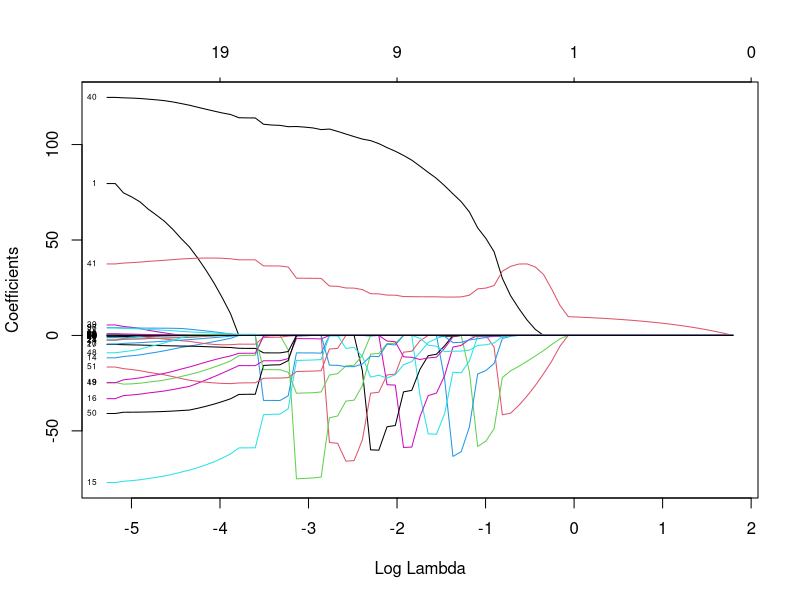
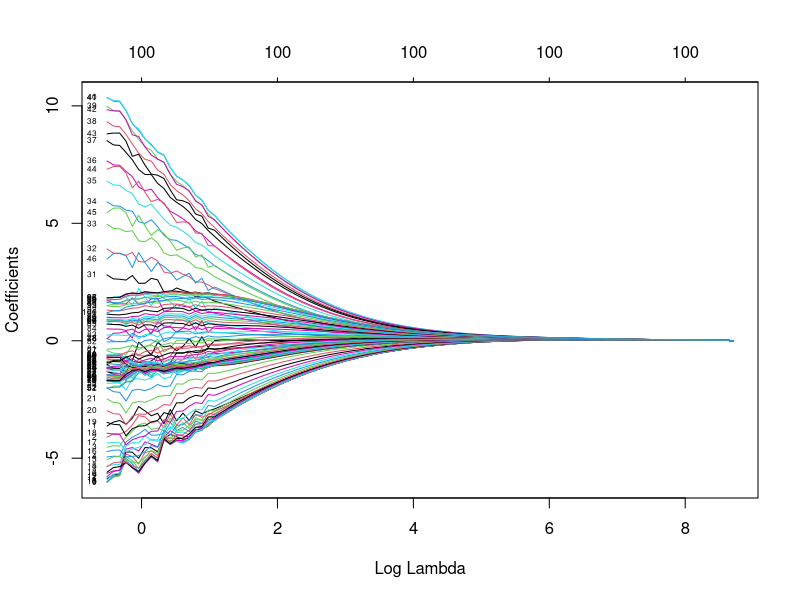
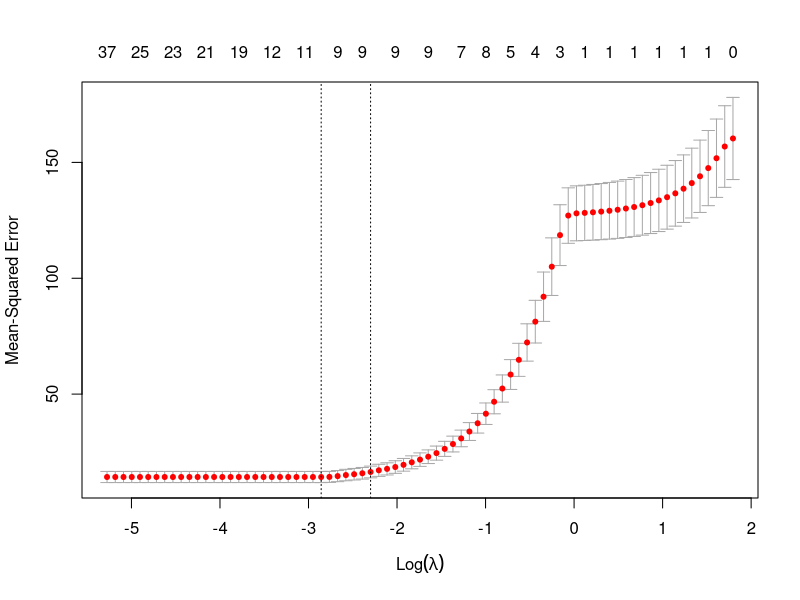
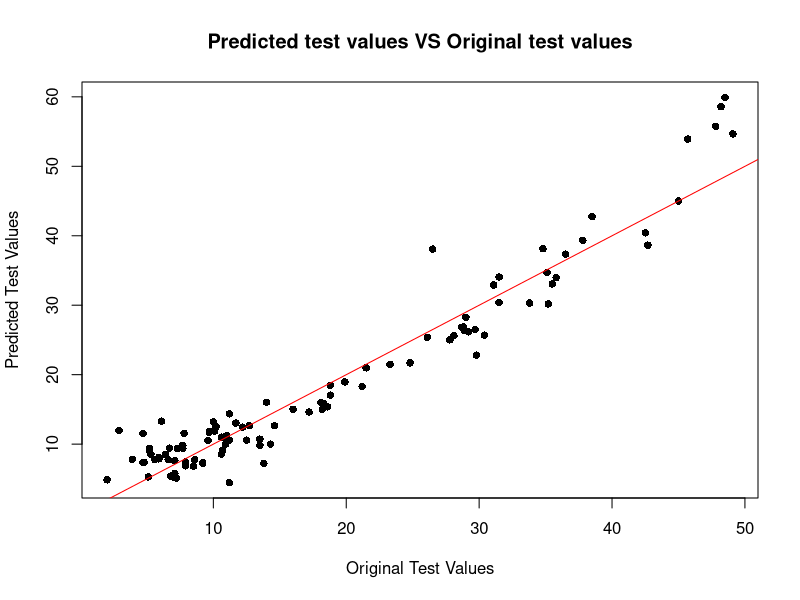

The R script that drew these images, in order:
library(glmnet)
library(dplyr) 

#Read data from csv file
tecator = read.csv("tecator.csv", header = TRUE)


#Spliting data 50%/50% between training and testing
n <- dim(tecator)[1]
set.seed(12345)
id <- sample(1:n, floor(n * 0.5))
trainingData <- tecator[id, ]
testData <- tecator[-id, ]

#Removing unessecary columns from the training & test data such as sample and others
trainingData = trainingData  %>% select(2:102)
testData = testData  %>% select(2:102)


##### Task 1 #####
#################

#Create a linear model 
m1 = lm(Fat~., data=trainingData)
summary(m1) #displays the model coefficients

#make predictions on training and test data
pred_training = predict(m1, trainingData)
pred_test = predict(m1, testData)

#Calculate Mean Square Error, by comparing predicted values with real values
MSE_training = mean((trainingData$Fat - pred_training)^2)
MSE_test = mean((testData$Fat - pred_test)^2)


##### Task 2 #####
#################


#Cost function = RSS + lambda * sum (|beta|)
#cost = Mean((trainingData$Fat - pred_training)^2) + lambda * sum(abs(coef(m1)))

##### Task 3 #####
#################

#Splitting the training data in x (predictors) and y (target)
x =as.matrix(trainingData %>% select(1:100))
y = as.matrix(trainingData$Fat)

#fitting a lasso regression model to the test data
m_lasso=glmnet(x, y,family="gaussian", alpha=1)



#plotting the fitted lasso regression model
plot(m_lasso, xvar = "lambda", label = TRUE)



# It looks from the plot that lambda can have values from 0.4 to 0.9 

##### Task 4 #####
#################

m_ridge=glmnet(x, y,family="gaussian", alpha=0)

plot(m_ridge, xvar = "lambda", label = TRUE)

##### Task 5 #####
#################
#creating a lasso regression model using cross validation
cv_lasso = cv.glmnet(x, y, family = "gaussian", alpha = 1)

#Plotting the Mean Square Error for different values of lambdas 
plot(cv_lasso, xvar = "lamba", lable = TRUE)

#setting opt_lambda to the lambda which produces the lowest cost 
opt_lambda = cv_lasso$lambda.min
cat("Optimal lambda:", opt_lambda, "\n")


#Calculating all how many coefficients that are not zero when using the optimal lambda, minus one due to intercept
num_variables = sum(coef(cv_lasso, s = opt_lambda) != 0) - 1

cat("Number of Variables Chosen:", num_variables, "\n")

#Splitting the test data in x (predictors) and y (target)
x_test = as.matrix(testData %>% select(1:100))
y_test = as.matrix(testData$Fat)

# using the optimal lambda to make predictions on the test data
lasso_test_pred = predict(cv_lasso, newx = x_test, s = opt_lambda)

#plotting the predicted values vs the true values
plot(y_test, lasso_test_pred, xlab = "Original Test Values", ylab = "Predicted Test Values", main = "Predicted test values VS Original test values", pch = 16)

#adding a line y = x line which is when the predicted value = the true value
abline(a = 0, b = 1, col = "red")

#Calculating MSE for the Lasso model
MSE_lasso_test = mean((y_test - lasso_test_pred)^2)
cat("MSE fo the lasso model on the test data:", MSE_lasso_test, "\n")

